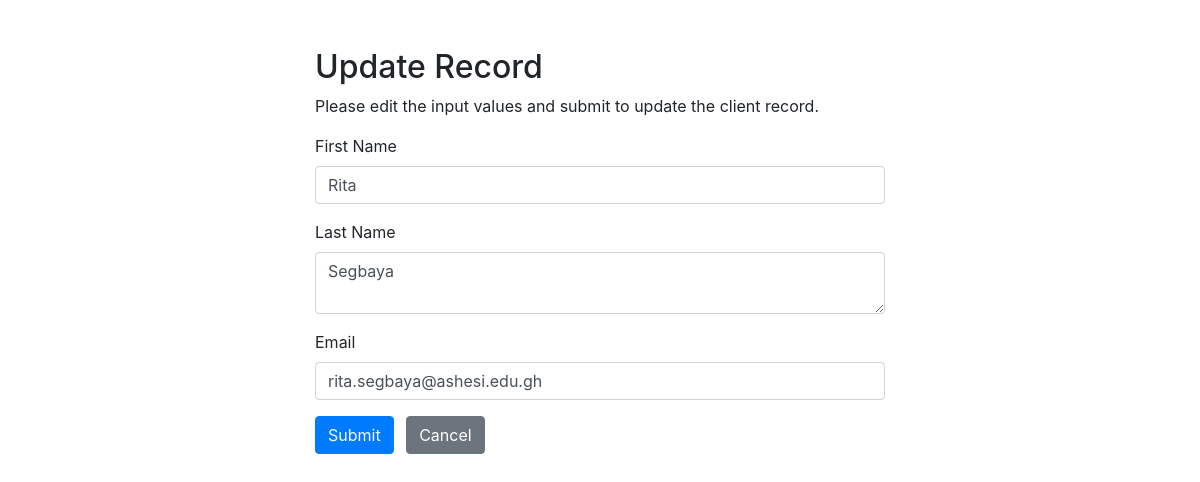
Screenshot of /test/update.php?client_id=2 with the database file from the repository.
### tables this page shows
CREATE TABLE Client (
    client_id INT NOT NULL AUTO_INCREMENT,
    fname CHAR(50) NOT NULL,
    lname CHAR(50) NOT NULL,
    gender ENUM('Male', 'Female', 'Other'),
    tel_number VARCHAR(20),
    password VARCHAR(24) NOT NULL,
    email VARCHAR(100) UNIQUE,
    startDate DATE,
    endDate DATE,
    PRIMARY KEY (client_id),
    INDEX(fname)
);

### test/update.php (the view, shortened to what this page needs)
<?php
require_once "config.php";
$fname = $lname = $email = "";
$fname_err = $lname_err = $email_err = "";
if(isset($_POST["client_id"]) && !empty($_POST["client_id"])){
    $id = $_POST["client_id"];
    $input_fname = trim($_POST["fname"]);
    if(empty($input_fname)){
        $fname_err = "Please enter your first name.";
    } elseif(!filter_var($input_fname, FILTER_VALIDATE_REGEXP, array("options"=>array("regexp"=>"/^[a-zA-Z\s]+$/")))){
        $fname_err = "Please enter a valid name.";
    } else{
        $fname = $input_fname;
    }
  $input_lname = trim($_POST["lname"]);
  if(empty($input_lname)){
      $lname_err = "Please enter your last name.";
  } elseif(!filter_var($input_lname, FILTER_VALIDATE_REGEXP, array("options"=>array("regexp"=>"/^[a-zA-Z\s]+$/")))){
      $lname_err = "Please enter a valid name.";
  } else{
      $lname = $input_lname;
  }
    $input_email = trim($_POST["email"]);
    if(empty($input_email)){
        $email_err = "Please enter your email.";
    } elseif(!filter_var($input_lname, FILTER_VALIDATE_REGEXP, array("options"=>array("regexp"=>"/^[a-zA-Z\s]+$/")))){
        $email_err = "Please enter a valid email address.";
    } else{
        $email= $input_email;
    }
    if(empty($fname_err) && empty($lname_err) && empty($email_err)){
        $sql = "UPDATE Client SET fname=?, lname=?, email=? WHERE client_id=?";
        if($stmt = mysqli_prepare($link, $sql)){
            mysqli_stmt_bind_param($stmt, "sssi", $param_fname, $param_lname, $param_email, $param_client_id);
            $param_fname = $fname;
            $param_lname = $lname;
            $param_email = $email;
            $param_client_id = $client_id;
            if(mysqli_stmt_execute($stmt)){
                header("location: index.php");
                exit();
            } else{
                echo "Oops! Something went wrong. Please try again later.";
            }
        }
        mysqli_stmt_close($stmt);
    }
    mysqli_close($link);
} else{
    if(isset($_GET["client_id"]) && !empty(trim($_GET["client_id"]))){
        $sql = "SELECT * FROM Client WHERE client_id = ?";
        if($stmt = mysqli_prepare($link, $sql)){
            mysqli_stmt_bind_param($stmt, "i", $param_client_id);
            if(mysqli_stmt_execute($stmt)){
                $result = mysqli_stmt_get_result($stmt);
                if(mysqli_num_rows($result) == 1){
                    $row = mysqli_fetch_array($result, MYSQLI_ASSOC);
                    $fname = $row["fname"];
                    $lname = $row["lname"];
                    $email = $row["email"];
                } else{
                    header("location: error.php");
                    exit();
                }
            } else{
                echo "Oops! Something went wrong. Please try again later.";
            }
        }
    }  else{
        header("location: error.php");
        exit();
    }
}
?>
<!DOCTYPE html>
<html lang="en">
<head>
    <link rel="stylesheet" href="https://stackpath.bootstrapcdn.com/bootstrap/4.5.2/css/bootstrap.min.css">
</head>
<body>
    <div class="wrapper">
        <div class="container-fluid">
            <div class="row">
                <div class="col-md-12">
                    <h2 class="mt-5">Update Record</h2>
                    <p>Please edit the input values and submit to update the client record.</p>
                    <form action="<?php echo htmlspecialchars(basename($_SERVER['REQUEST_URI'])); ?>" method="post">
                        <div class="form-group">
                            <label>First Name</label>
                            <input type="text" name="fname" class="form-control <?php echo (!empty($fname_err)) ? 'is-invalid' : ''; ?>" value="<?php echo $fname; ?>">
                        </div>
                        <div class="form-group">
                            <label>Last Name</label>
                            <textarea name="lname" class="form-control <?php echo (!empty($lname_err)) ? 'is-invalid' : ''; ?>"><?php echo $lname; ?></textarea>
                        </div>
                        <div class="form-group">
                            <label>Email</label>
                            <input type="text" name="email" class="form-control <?php echo (!empty($email_err)) ? 'is-invalid' : ''; ?>" value="<?php echo $email; ?>">
                        </div>
                        <input type="submit" class="btn btn-primary" value="Submit">
                        <a href="../final-group-project/members_demo.php" class="btn btn-secondary ml-2">Cancel</a>
                    </form>
                </div>
            </div>
        </div>
    </div>
</body>
</html>

### test/update.php (style rules this page uses)
.wrapper { width: 600px; margin: 0 auto; }

### rows the page displays
client: fname "Rita", lname "Segbaya", email "rita.segbaya@ashesi.edu.gh"
